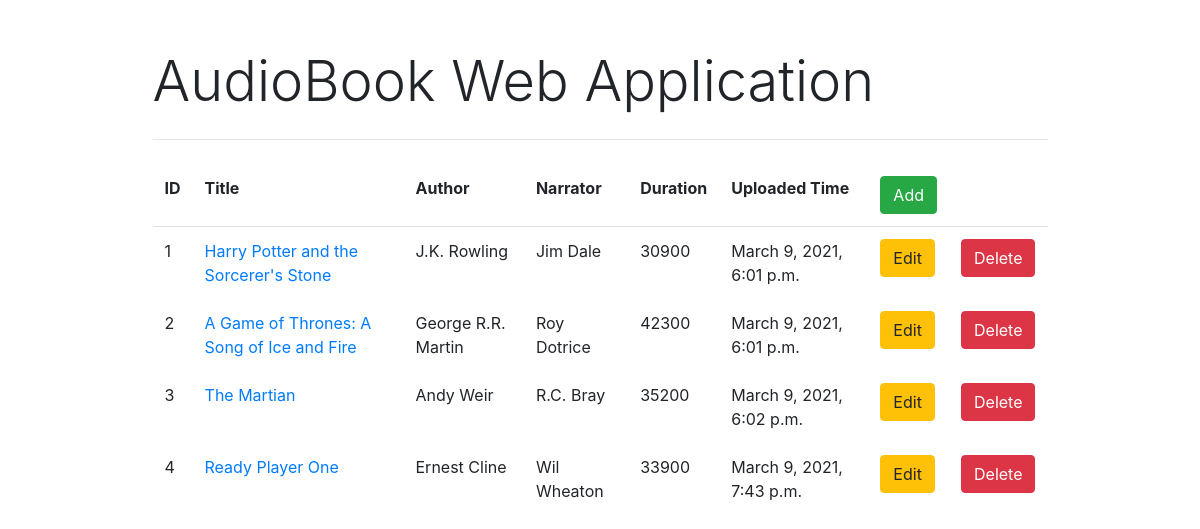
Page /audioBook/list/ on the committed database.
### audiofile_app/models.py (models this page shows, shortened)
class AudioBook(models.Model):
    title = models.CharField(max_length=100)
    author = models.CharField(max_length=100)
    narrator = models.CharField(max_length=100)
    duration = models.PositiveIntegerField()
    uploaded_time = models.DateTimeField(auto_now_add=True)

### audiofile_app/views.py (the view)
# urls.py: path('list/', views.audio_book_list, name='audio_book_list'),
def audio_book_list(request):
    context = {'audio_book_list': AudioBook.objects.all()}
    return render(request, 'audiofile_app/audio_book_list.html', context)

### audiofile_app/templates/audiofile_app/audio_book_list.html (shortened to what this page needs)
{% extends 'audiofile_app/base.html' %}
{% block content %}
<table class="table table-borderless">
    <thead class="border-bottom font-weight-bold">
        <tr>
            <td>ID</td>
            <td>Title</td>
            <td>Author</td>
            <td>Narrator</td>
            <td>Duration</td>
            <td>Uploaded Time</td>
            <td><a href="{% url 'audio_book_add' %}" role="button" class="btn btn-success">Add</a></td>
        </tr>
    </thead>
    <tbody>
        {% for audio_book in audio_book_list %}
            <tr>
                <td>{{audio_book.id}}</td>
                <td><a href="{% url 'audio_book_detail' audio_book.id %}" role="button">{{audio_book.title}}</a></td>
                <td>{{audio_book.author}}</td>
                <td>{{audio_book.narrator}}</td>
                <td>{{audio_book.duration}}</td>
                <td>{{audio_book.uploaded_time}}</td>
                <td>
                    <a href="{% url 'audio_book_update' audio_book.id %}" role="button" class="btn btn-warning">Edit</a>
                </td>
                <td>
                    <form action="#" method="POST" class="d-inline">
                        <button type="submit" class="btn btn-danger">Delete</button>
                    </form>
                </td>
            </tr>
        {% endfor %}
    </tbody>
</table>
{% endblock %}

### audiofile_app/templates/audiofile_app/base.html (shortened to what this page needs)
<!DOCTYPE html>
<html lang="en">
<head>
    <link rel="stylesheet" href="https://cdn.jsdelivr.net/npm/bootstrap@4.5.3/dist/css/bootstrap.min.css"
>
</head>
<body>
<div class="container">
    <div class="col-md-10 offset-md-1 mt-5">
            <h1 class="display-4">AudioBook Web Application</h1>
            <hr class="my-4">
            {% block content %}
            {% endblock %}
    </div>
</div>
</body>
</html>

### rows in the picture
AudioBook: id "1", title "Harry Potter and the Sorcerer's Stone", author "J.K. Rowling", narrator "Jim Dale", duration "30900", uploaded_time "March 9, 2021, 6:01 p.m."
AudioBook: id "2", title "A Game of Thrones: A Song of Ice and Fire", author "George R.R. Martin", narrator "Roy Dotrice", duration "42300", uploaded_time "March 9, 2021, 6:01 p.m."
AudioBook: id "3", title "The Martian", author "Andy Weir", narrator "R.C. Bray", duration "35200", uploaded_time "March 9, 2021, 6:02 p.m."
AudioBook: id "4", title "Ready Player One", author "Ernest Cline", narrator "Wil Wheaton", duration "33900", uploaded_time "March 9, 2021, 7:43 p.m."
